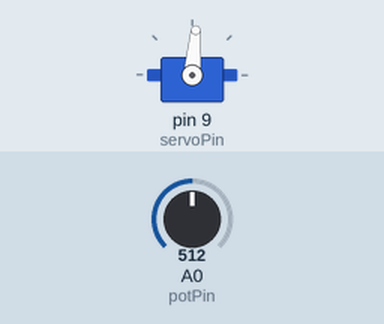
This sketch was run on a simulated Arduino Uno, built with avr-gcc and run on an emulated ATmega328P. Parts: servo. The inputs (shaded band) are chosen by the test bench; at power-on: A0 (potPin) = 512.

Above: at 1.2 s.
1.3 s: A0 (potPin) set to 716
At 1.9 s:
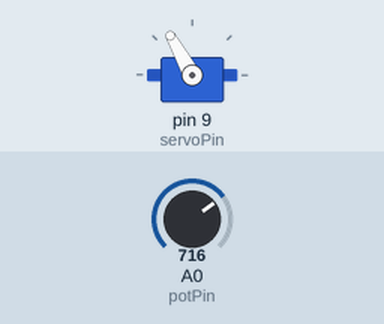
2.8 s: A0 (potPin) set to 900
At 4.0 s:
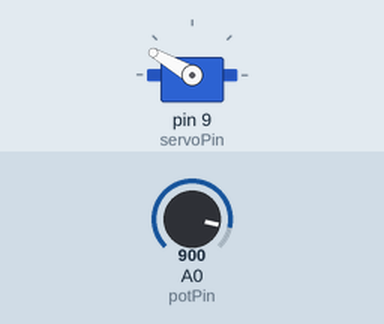
4.3 s: A0 (potPin) set to 1023
At 5.4 s:
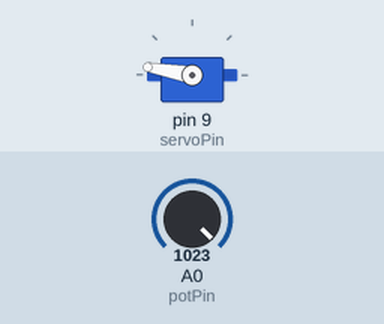
5.8 s: A0 (potPin) set to 306
At 6.5 s:
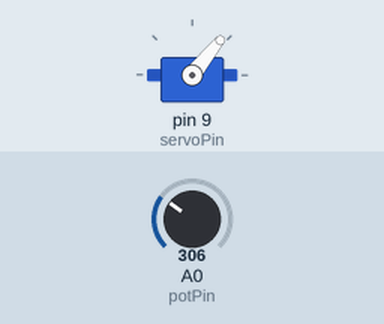
7.3 s: A0 (potPin) set to 122
At 7.6 s:
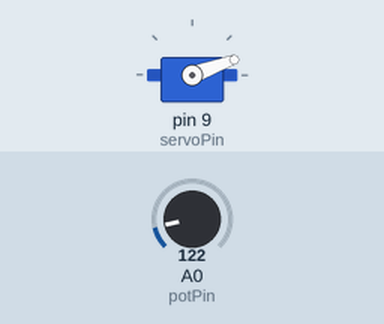
8.8 s: A0 (potPin) set to 511
At 10.0 s:
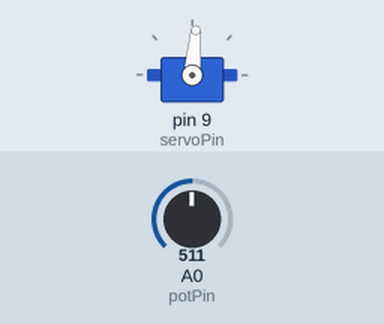
Timing chart, 0 to 11.3 s (numbered marks = the images above; inputs shaded):
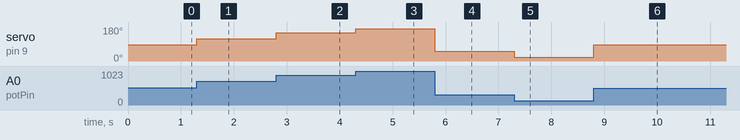

Measured:
- after the input at 1.3 s, servo on pin 9 (servoPin): 85° → 119° at once
- after the input at 2.8 s, servo on pin 9 (servoPin): 119° → 150° at once
- after the input at 4.3 s, servo on pin 9 (servoPin): 150° → 170° at once
- after the input at 5.8 s, servo on pin 9 (servoPin): 170° → 51° at once
- after the input at 7.3 s, servo on pin 9 (servoPin): 51° → 20° at once
- after the input at 8.8 s, servo on pin 9 (servoPin): 20° → 85° at once

The sketch:

2_servo_pot.ino
```cpp
/*
  Servo example-- Knob
  Control position of RC servo motor with Arduino and potentiometer

  Connect servo control wire to pin 9.
  Connect potentiometer middle pin to Anolog A0.

  Uses Arduino Servo library:
  https://www.arduino.cc/en/Reference/Servo

  Minimally modified from
  https://www.arduino.cc/en/Tutorial/Knob
  in the public domain
*/

#include <Servo.h>

const int potPin = 0;  // include Arduino Servo library
const int servoPin = 9;  // create servoPin variable, assign 9

int reading = 0; //variable to track potentiometer reading
int angle = 0; // variable to track motor angle between 0-180 degrees

Servo servo; // create Servo object

void setup() {
  servo.attach(servoPin);  //attach servo variable to control pin
}

void loop() {
  reading = analogRead(potPin);     // reads pot 0 to 1023
  angle = reading / 6;              // reduces pot value to 0 to 180-ish to match servo range
  servo.write(angle);    //writes to servo
}
```
